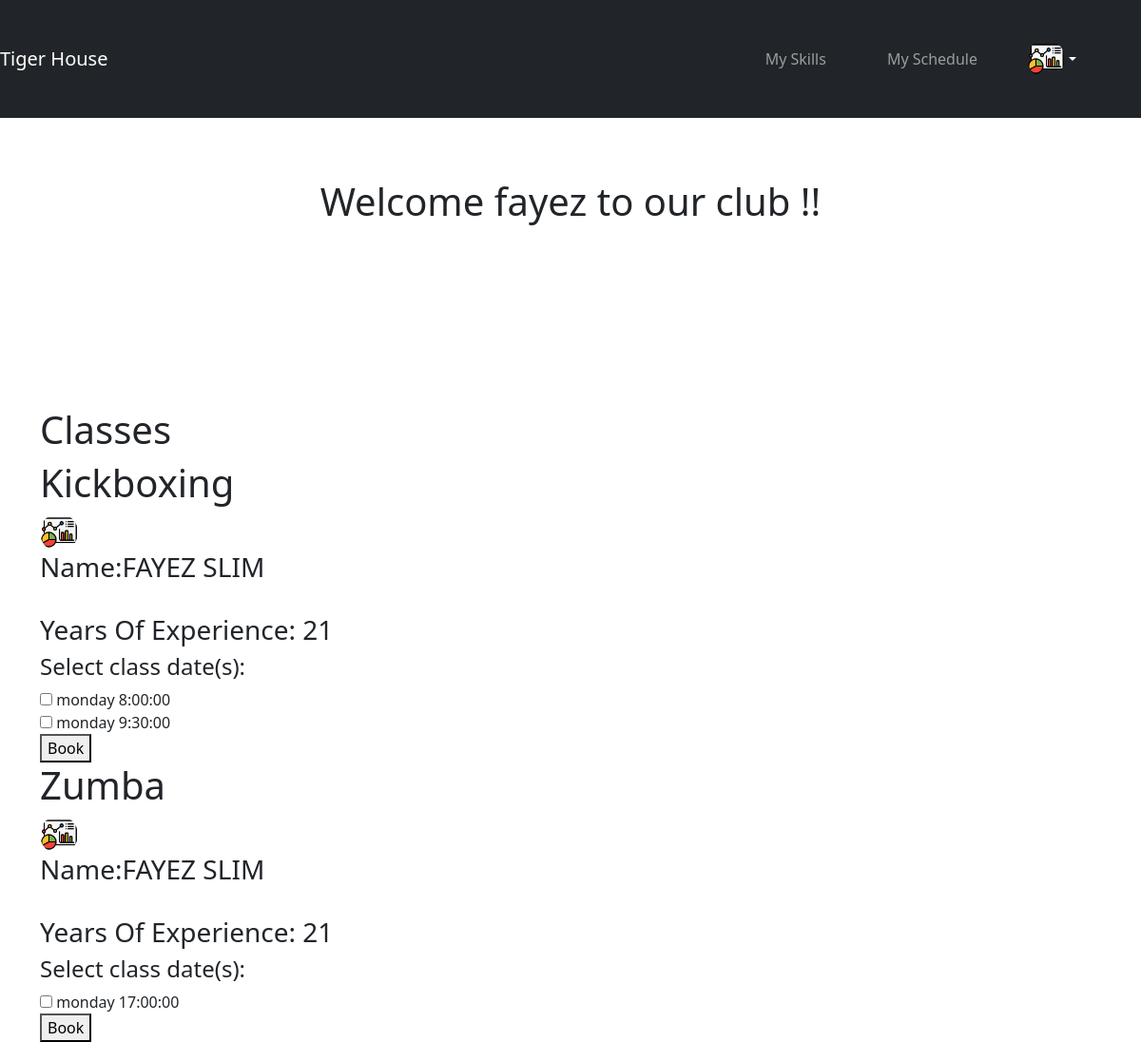
The page /userPage.php (signed in) on the database its author committed.
### tables this page shows
CREATE TABLE `sport` (
  `sport_id` int(11) NOT NULL,
  `sport_name` varchar(255) NOT NULL,
  `level` int(11) NOT NULL,
  `class_date` varchar(255) NOT NULL,
  `trainer_id` int(11) NOT NULL,
  `class_time` time NOT NULL,
  `class_approve` tinyint(4) NOT NULL
);

CREATE TABLE `trainer` (
  `trainer_id` int(11) NOT NULL,
  `trainer_name` varchar(255) NOT NULL,
  `trainer_email` varchar(255) NOT NULL,
  `password` varchar(255) NOT NULL,
  `specialization` varchar(255) NOT NULL,
  `approved` tinyint(1) NOT NULL DEFAULT 0,
  `yoe` int(11) NOT NULL,
  `cover_letter` longtext NOT NULL,
  `resume` varchar(40) NOT NULL,
  `image` varchar(40) NOT NULL,
  `phone` int(11) NOT NULL,
  `join_date` date NOT NULL,
  `trainer_dob` int(11) NOT NULL
);

### userPage.php (the view, shortened to what this page needs)
<!DOCTYPE html>
<html lang="en">
<head>
    <link href="https://cdn.jsdelivr.net/npm/bootstrap@5.0.2/dist/css/bootstrap.min.css" rel="stylesheet"
>
    <link rel="stylesheet" href="user.css">
</head>
<body>
    <nav class="navbar navbar-expand-lg navbar-dark bg-dark    ">
        <a class="navbar-brand" href="userPage.php">Tiger House</a>
        <div class="collapse navbar-collapse " id="navbarSupportedContent">
            <ul class="navbar-nav ms-auto">
                <li class="nav-item">
                <li class="nav-item">
                    <a style="padding: 2rem ;" class="nav-link" href="myskills.php">My Skills</a>
                </li>
                <li class="nav-item">
                    <a style="padding: 2rem ;" class="nav-link" href="scheduleClient.php">My Schedule</a>
                </li>
                <li class="nav-item">
                    <div class="dropdown">
                        <button class="btn dropdown-toggle profile-logo" type="button" data-bs-toggle="dropdown"
                            aria-expanded="false">
                            <img src="<?php echo  $_SESSION["image"]; ?>">
                        </button>
                    </div>
                </li>
        </div>
    </nav>
    <div class="section-1">
        <h1>Welcome <?php echo $_SESSION["name"]; ?> to our club !!</h1>
    </div>
    <div class="container">
        <div class="class-offers">
            <h1>Classes</h1>
            <div class="kickbocing-class">
                <h1>Kickboxing</h1>
                <?php
        require_once "connection.php";
        ?>
                <div class="row">
                    <?php
          $sql = "SELECT trainer.*, sport.*
 FROM trainer
 INNER JOIN sport
 ON trainer.trainer_id = sport.trainer_id
 WHERE trainer.approved = 1 AND sport.sport_name = 'kickboxing' GROUP BY trainer.trainer_id";
          $result = $conn->query($sql);
          if ($result && mysqli_num_rows($result) > 0) {
          ?>
                    <div class="row">
                        <?php while ($row = mysqli_fetch_assoc($result)) : ?>
                        <div class="col-md-4">
                            <div class="glow">
                                <img src="<?php echo $row['image']; ?>" alt=""><br>
                                <h3>Name:<?php echo $row['trainer_name']; ?></h3><br>
                                <h3>Years Of Experience: <?php echo $row['yoe']; ?></h3>
                               <?php  $class_dates_sql = "SELECT * FROM sport WHERE  sport_name='kickboxing' and trainer_id = ".$row['trainer_id'];
                    $class_dates_result = $conn->query($class_dates_sql);
                    if ($class_dates_result && mysqli_num_rows($class_dates_result) > 0) {
                        ?>
                        <form method="post" action="addSession.php">
                            <h4>Select class date(s):</h4>
                            <?php while ($class_date_row = mysqli_fetch_assoc($class_dates_result)) : ?>
                                <input type="checkbox" name="class_dates[]" value="<?php echo $class_date_row['class_date']; ?>">
                                <label for="class_date"><?php echo $class_date_row['class_date']; ?></label><br>
                            <?php endwhile; ?>
                            <button type="submit" name="submit">Book</button>
                        </form>
                        <?php
                    } else {
                        echo "No classes available for this trainer";
                    }
                    ?>
                </div>
            </div>
        <?php endwhile; ?>
    </div>
<?php } else {
    echo "No trainers right now";
} ?>
                            </div>
                        </div>
                    </div>
        <div class="Gym-class">
            <h1>Zumba</h1>
            <?php
      require_once "connection.php";
      ?>
<div class="row">
<?php
$sql = "SELECT trainer.*, sport.*
FROM trainer
INNER JOIN sport
ON trainer.trainer_id = sport.trainer_id
WHERE trainer.approved = 1 AND sport.sport_name = 'zumba' GROUP BY trainer.trainer_id";
$result = $conn->query($sql);
if ($result && mysqli_num_rows($result) > 0) {
?>
<div class="row">
    <?php while ($row = mysqli_fetch_assoc($result)) : ?>
    <div class="col-md-4">
        <div class="glow">
            <img src="<?php echo $row['image']; ?>" alt=""><br>
            <h3>Name:<?php echo $row['trainer_name']; ?></h3><br>
            <h3>Years Of Experience: <?php echo $row['yoe']; ?></h3>
           <?php  $class_dates_sql = "SELECT * FROM sport WHERE sport_name='zumba' and trainer_id = ".$row['trainer_id'] ;
$class_dates_result = $conn->query($class_dates_sql);
if ($class_dates_result && mysqli_num_rows($class_dates_result) > 0) {
    ?>
    <form method="post" action="addSession.php">
        <h4>Select class date(s):</h4>
        <?php while ( $class_date_row = mysqli_fetch_assoc($class_dates_result)) : ?>
            <input type="checkbox" name="class_dates[]" value="<?php echo $class_date_row['class_date']; ?>">
            <label for="class_date"><?php echo $class_date_row['class_date']; ?></label><br>
        <?php endwhile; ?>
        <button type="submit" name="submit">Book</button>
    </form>
    <?php
} else {
    echo "No classes available for this trainer";
}
?>
</div>
</div>
<?php endwhile; ?>
</div>
<?php } else {
echo "No trainers right now";
} ?>
        </div>
</body>
</html>

### user.css (style rules this page uses)
.profile-logo { color: #fff; border-radius: 50%; width: 60px; height: 60px; margin: 1rem; margin-right: 4rem; display: flex; align-items: center; justify-content: center; }
img { height: 40px; width: 40px; border-radius: 50%; }
.section-1 { text-align: center; padding: 4rem 0; }
.container { padding-top: 10%; }
.navbar-nav { flex-direction: column; align-items: center; }
.navbar-nav .nav-item { margin: 0.5rem 0; }
.navbar-nav .nav-link { padding: 0.5rem 1rem; }

### rows shown on the page
sport: trainer.image (picture), trainer.trainer_name "FAYEZ SLIM", trainer.yoe "21", class_date "monday 8:00:00"
sport: class_date "monday 9:30:00"
sport: trainer.image (picture), trainer.trainer_name "FAYEZ SLIM", trainer.yoe "21", class_date "monday 17:00:00"

### other values the page prints
$_SESSION["name"] "fayez"
